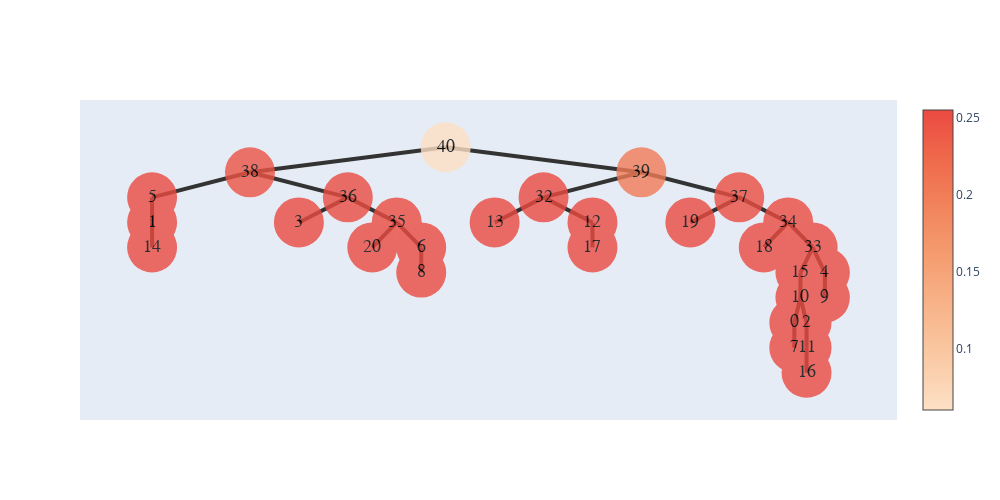

The notebook cell saved with this chart:
### Code cell
search_tree(nodes1[-1],0.018)
show_tree(nodes1[-1]).show_fig()

### Figure 1 — Plotly figure (JSON) as saved in the notebook; plotly's stock layout.template omitted (floating-point values rounded to 4 significant figures)
{"data": [{"hoverinfo": "text", "marker": {"color": [0.05994, 0.2452, 0.2547, 0.2547, 0.2547, 0.2528, 0.2547, 0.2541, 0.2547, 0.2547, 0.2547, 0.2015, 0.2544, 0.2547, 0.2547, 0.2547, 0.251, 0.2547, 0.2534, 0.2547, 0.2542, 0.2547, 0.2547, 0.2547, 0.2547, 0.2547, 0.2547, 0.2547, 0.2547, 0.2547], "colorscale": [[0, "rgb(253, 224, 197)"], [0.1667, "rgb(250, 203, 166)"], [0.3333, "rgb(248, 181, 139)"], [0.5, "rgb(245, 158, 114)"], [0.6667, "rgb(242, 133, 93)"], [0.8333, "rgb(239, 106, 76)"], [1, "rgb(235, 74, 64)"]], "showscale": true, "size": 50, "symbol": "circle-dot"}, "mode": "markers+text", "opacity": 0.8, "text": ["40", "38", "5", "1", "14", "36", "3", "35", "20", "6", "8", "39", "32", "13", "12", "17", "37", "19", "34", "18", "33", "15", "10", "0", "7", "2", "11", "16", "4", "9"], "textfont": {"color": "#000000", "family": "sans serif", "size": 18}, "type": "scatter", "x": [5.5, 3.25, 2.125, 2.125, 2.125, 4.375, 3.812, 4.938, 4.656, 5.219, 5.219, 7.75, 6.625, 6.062, 7.188, 7.188, 8.875, 8.312, 9.438, 9.156, 9.719, 9.578, 9.578, 9.508, 9.508, 9.648, 9.648, 9.648, 9.859, 9.859], "y": [5, 3.5, 2, 0.5, -1, 2, 0.5, 0.5, -1, -1, -2.5, 3.5, 2, 0.5, 0.5, -1, 2, 0.5, 0.5, -1, -1, -2.5, -4, -5.5, -7, -5.5, -7, -8.5, -2.5, -4]}], "layout": {"height": 500, "shapes": [{"layer": "below", "line": {"color": "#333", "width": 4}, "type": "line", "x0": 5.5, "x1": 5.5, "y0": 5, "y1": 5}, {"layer": "below", "line": {"color": "#333", "width": 4}, "type": "line", "x0": 5.5, "x1": 3.25, "y0": 5, "y1": 3.5}, {"layer": "below", "line": {"color": "#333", "width": 4}, "type": "line", "x0": 3.25, "x1": 2.125, "y0": 3.5, "y1": 2}, {"layer": "below", "line": {"color": "#333", "width": 4}, "type": "line", "x0": 2.125, "x1": 2.125, "y0": 2, "y1": 0.5}, {"layer": "below", "line": {"color": "#333", "width": 4}, "type": "line", "x0": 2.125, "x1": 2.125, "y0": 0.5, "y1": -1}, {"layer": "below", "line": {"color": "#333", "width": 4}, "type": "line", "x0": 3.25, "x1": 4.375, "y0": 3.5, "y1": 2}, {"layer": "below", "line": {"color": "#333", "width": 4}, "type": "line", "x0": 4.375, "x1": 3.812, "y0": 2, "y1": 0.5}, {"layer": "below", "line": {"color": "#333", "width": 4}, "type": "line", "x0": 4.375, "x1": 4.938, "y0": 2, "y1": 0.5}, {"layer": "below", "line": {"color": "#333", "width": 4}, "type": "line", "x0": 4.938, "x1": 4.656, "y0": 0.5, "y1": -1}, {"layer": "below", "line": {"color": "#333", "width": 4}, "type": "line", "x0": 4.938, "x1": 5.219, "y0": 0.5, "y1": -1}, {"layer": "below", "line": {"color": "#333", "width": 4}, "type": "line", "x0": 5.219, "x1": 5.219, "y0": -1, "y1": -2.5}, {"layer": "below", "line": {"color": "#333", "width": 4}, "type": "line", "x0": 5.5, "x1": 7.75, "y0": 5, "y1": 3.5}, {"layer": "below", "line": {"color": "#333", "width": 4}, "type": "line", "x0": 7.75, "x1": 6.625, "y0": 3.5, "y1": 2}, {"layer": "below", "line": {"color": "#333", "width": 4}, "type": "line", "x0": 6.625, "x1": 6.062, "y0": 2, "y1": 0.5}, {"layer": "below", "line": {"color": "#333", "width": 4}, "type": "line", "x0": 6.625, "x1": 7.188, "y0": 2, "y1": 0.5}, {"layer": "below", "line": {"color": "#333", "width": 4}, "type": "line", "x0": 7.188, "x1": 7.188, "y0": 0.5, "y1": -1}, {"layer": "below", "line": {"color": "#333", "width": 4}, "type": "line", "x0": 7.75, "x1": 8.875, "y0": 3.5, "y1": 2}, {"layer": "below", "line": {"color": "#333", "width": 4}, "type": "line", "x0": 8.875, "x1": 8.312, "y0": 2, "y1": 0.5}, {"layer": "below", "line": {"color": "#333", "width": 4}, "type": "line", "x0": 8.875, "x1": 9.438, "y0": 2, "y1": 0.5}, {"layer": "below", "line": {"color": "#333", "width": 4}, "type": "line", "x0": 9.438, "x1": 9.156, "y0": 0.5, "y1": -1}, {"layer": "below", "line": {"color": "#333", "width": 4}, "type": "line", "x0": 9.438, "x1": 9.719, "y0": 0.5, "y1": -1}, {"layer": "below", "line": {"color": "#333", "width": 4}, "type": "line", "x0": 9.719, "x1": 9.578, "y0": -1, "y1": -2.5}, {"layer": "below", "line": {"color": "#333", "width": 4}, "type": "line", "x0": 9.578, "x1": 9.578, "y0": -2.5, "y1": -4}, {"layer": "below", "line": {"color": "#333", "width": 4}, "type": "line", "x0": 9.578, "x1": 9.508, "y0": -4, "y1": -5.5}, {"layer": "below", "line": {"color": "#333", "width": 4}, "type": "line", "x0": 9.508, "x1": 9.508, "y0": -5.5, "y1": -7}, {"layer": "below", "line": {"color": "#333", "width": 4}, "type": "line", "x0": 9.578, "x1": 9.648, "y0": -4, "y1": -5.5}, {"layer": "below", "line": {"color": "#333", "width": 4}, "type": "line", "x0": 9.648, "x1": 9.648, "y0": -5.5, "y1": -7}, {"layer": "below", "line": {"color": "#333", "width": 4}, "type": "line", "x0": 9.648, "x1": 9.648, "y0": -7, "y1": -8.5}, {"layer": "below", "line": {"color": "#333", "width": 4}, "type": "line", "x0": 9.719, "x1": 9.859, "y0": -1, "y1": -2.5}, {"layer": "below", "line": {"color": "#333", "width": 4}, "type": "line", "x0": 9.859, "x1": 9.859, "y0": -2.5, "y1": -4}], "width": 1000, "xaxis": {"showgrid": false, "showline": false, "showticklabels": false, "zeroline": false}, "yaxis": {"showgrid": false, "showline": false, "showticklabels": false, "zeroline": false}}}
